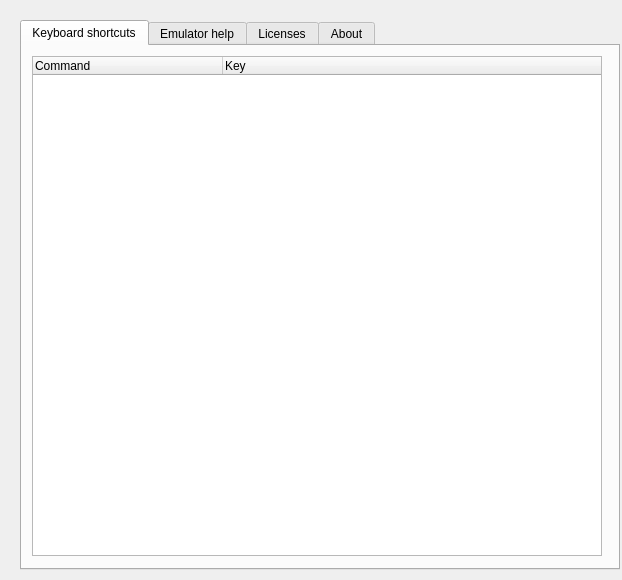
<?xml version="1.0" encoding="UTF-8"?>
<ui version="4.0">
 <class>HelpPage</class>
 <widget class="QWidget" name="HelpPage">
  <property name="geometry">
   <rect>
    <x>0</x>
    <y>0</y>
    <width>622</width>
    <height>580</height>
   </rect>
  </property>
  <property name="windowTitle">
   <string>Form</string>
  </property>
  <widget class="QTabWidget" name="help_tabs">
   <property name="geometry">
    <rect>
     <x>20</x>
     <y>20</y>
     <width>600</width>
     <height>550</height>
    </rect>
   </property>
   <property name="cursor">
    <cursorShape>ArrowCursor</cursorShape>
   </property>
   <property name="currentIndex">
    <number>0</number>
   </property>
   <widget class="QWidget" name="tab_3">
    <attribute name="title">
     <string>Keyboard shortcuts</string>
    </attribute>
    <widget class="QTableWidget" name="shortcutsTableWidget">
     <property name="geometry">
      <rect>
       <x>10</x>
       <y>10</y>
       <width>570</width>
       <height>500</height>
      </rect>
     </property>
     <property name="focusPolicy">
      <enum>Qt::NoFocus</enum>
     </property>
     <property name="editTriggers">
      <set>QAbstractItemView::NoEditTriggers</set>
     </property>
     <property name="selectionMode">
      <enum>QAbstractItemView::NoSelection</enum>
     </property>
     <property name="selectionBehavior">
      <enum>QAbstractItemView::SelectRows</enum>
     </property>
     <property name="showGrid">
      <bool>false</bool>
     </property>
     <property name="cornerButtonEnabled">
      <bool>false</bool>
     </property>
     <attribute name="horizontalHeaderDefaultSectionSize">
      <number>190</number>
     </attribute>
     <attribute name="horizontalHeaderStretchLastSection">
      <bool>true</bool>
     </attribute>
     <attribute name="verticalHeaderVisible">
      <bool>false</bool>
     </attribute>
     <attribute name="verticalHeaderDefaultSectionSize">
      <number>48</number>
     </attribute>
     <attribute name="verticalHeaderHighlightSections">
      <bool>false</bool>
     </attribute>
     <column>
      <property name="text">
       <string>Command</string>
      </property>
      <property name="textAlignment">
       <set>AlignLeading|AlignVCenter</set>
      </property>
     </column>
     <column>
      <property name="text">
       <string>Key</string>
      </property>
      <property name="textAlignment">
       <set>AlignLeading|AlignVCenter</set>
      </property>
     </column>
    </widget>
   </widget>
   <widget class="QWidget" name="tab_4">
    <attribute name="title">
     <string>Emulator help</string>
    </attribute>
    <widget class="QPushButton" name="help_docs">
     <property name="geometry">
      <rect>
       <x>4</x>
       <y>10</y>
       <width>145</width>
       <height>36</height>
      </rect>
     </property>
     <property name="font">
      <font>
       <family>Roboto</family>
       <pointsize>10</pointsize>
       <weight>75</weight>
       <bold>true</bold>
      </font>
     </property>
     <property name="cursor">
      <cursorShape>PointingHandCursor</cursorShape>
     </property>
     <property name="styleSheet">
      <string notr="true">Text-align:left; padding:3px;</string>
     </property>
     <property name="text">
      <string>DOCUMENTATION</string>
     </property>
     <property name="flat">
      <bool>true</bool>
     </property>
     <property name="ColorGroup" stdset="0">
      <string>Tool</string>
     </property>
     <property name="report_metrics" stdset="0">
      <bool>false</bool>
     </property>
    </widget>
    <widget class="QPushButton" name="help_fileBug">
     <property name="geometry">
      <rect>
       <x>4</x>
       <y>60</y>
       <width>145</width>
       <height>36</height>
      </rect>
     </property>
     <property name="font">
      <font>
       <family>Roboto</family>
       <pointsize>10</pointsize>
       <weight>75</weight>
       <bold>true</bold>
      </font>
     </property>
     <property name="cursor">
      <cursorShape>PointingHandCursor</cursorShape>
     </property>
     <property name="styleSheet">
      <string notr="true">Text-align:left; padding:3px;</string>
     </property>
     <property name="text">
      <string>FILE A BUG</string>
     </property>
     <property name="flat">
      <bool>true</bool>
     </property>
     <property name="ColorGroup" stdset="0">
      <string>Tool</string>
     </property>
     <property name="report_metrics" stdset="0">
      <bool>false</bool>
     </property>
    </widget>
    <widget class="QPushButton" name="help_sendFeedback">
     <property name="geometry">
      <rect>
       <x>4</x>
       <y>110</y>
       <width>145</width>
       <height>36</height>
      </rect>
     </property>
     <property name="font">
      <font>
       <family>Roboto</family>
       <pointsize>10</pointsize>
       <weight>75</weight>
       <bold>true</bold>
      </font>
     </property>
     <property name="cursor">
      <cursorShape>PointingHandCursor</cursorShape>
     </property>
     <property name="styleSheet">
      <string notr="true">Text-align:left; padding:3px;</string>
     </property>
     <property name="text">
      <string>SEND FEEDBACK</string>
     </property>
     <property name="flat">
      <bool>true</bool>
     </property>
     <property name="ColorGroup" stdset="0">
      <string>Tool</string>
     </property>
     <property name="report_metrics" stdset="0">
      <bool>false</bool>
     </property>
    </widget>
   </widget>
   <widget class="QWidget" name="tab">
    <attribute name="title">
     <string>Licenses</string>
    </attribute>
    <widget class="QPlainTextEdit" name="help_licenseText">
     <property name="geometry">
      <rect>
       <x>10</x>
       <y>10</y>
       <width>570</width>
       <height>500</height>
      </rect>
     </property>
     <property name="font">
      <font>
       <family>Roboto</family>
       <pointsize>10</pointsize>
      </font>
     </property>
     <property name="readOnly">
      <bool>true</bool>
     </property>
    </widget>
   </widget>
   <widget class="QWidget" name="tab_5">
    <attribute name="title">
     <string>About</string>
    </attribute>
    <widget class="QPlainTextEdit" name="help_adbSerialNumberBox">
     <property name="enabled">
      <bool>true</bool>
     </property>
     <property name="geometry">
      <rect>
       <x>10</x>
       <y>28</y>
       <width>275</width>
       <height>31</height>
      </rect>
     </property>
     <property name="sizePolicy">
      <sizepolicy hsizetype="Fixed" vsizetype="Fixed">
       <horstretch>0</horstretch>
       <verstretch>0</verstretch>
      </sizepolicy>
     </property>
     <property name="font">
      <font>
       <family>Roboto</family>
       <pointsize>10</pointsize>
      </font>
     </property>
     <property name="verticalScrollBarPolicy">
      <enum>Qt::ScrollBarAlwaysOff</enum>
     </property>
     <property name="horizontalScrollBarPolicy">
      <enum>Qt::ScrollBarAlwaysOff</enum>
     </property>
     <property name="readOnly">
      <bool>true</bool>
     </property>
     <property name="plainText">
      <string notr="true">emulator-5554</string>
     </property>
    </widget>
    <widget class="QGroupBox" name="androidVersionTitle">
     <property name="geometry">
      <rect>
       <x>324</x>
       <y>10</y>
       <width>181</width>
       <height>21</height>
      </rect>
     </property>
     <property name="font">
      <font>
       <family>Roboto</family>
      </font>
     </property>
     <property name="styleSheet">
      <string notr="true">border: 0px;</string>
     </property>
     <property name="title">
      <string>Android version</string>
     </property>
     <property name="ColorGroup" stdset="0">
      <string>Title</string>
     </property>
    </widget>
    <widget class="QGroupBox" name="adbSerialNumberTitle">
     <property name="geometry">
      <rect>
       <x>10</x>
       <y>10</y>
       <width>181</width>
       <height>21</height>
      </rect>
     </property>
     <property name="font">
      <font>
       <family>Roboto</family>
      </font>
     </property>
     <property name="styleSheet">
      <string notr="true">border: 0px;</string>
     </property>
     <property name="title">
      <string>Emulator ADB serial number</string>
     </property>
     <property name="ColorGroup" stdset="0">
      <string>Title</string>
     </property>
    </widget>
    <widget class="QGroupBox" name="versionTitle">
     <property name="geometry">
      <rect>
       <x>10</x>
       <y>84</y>
       <width>181</width>
       <height>21</height>
      </rect>
     </property>
     <property name="font">
      <font>
       <family>Roboto</family>
      </font>
     </property>
     <property name="styleSheet">
      <string notr="true">border: 0px;</string>
     </property>
     <property name="title">
      <string>Emulator version</string>
     </property>
     <property name="ColorGroup" stdset="0">
      <string>Title</string>
     </property>
    </widget>
    <widget class="QPlainTextEdit" name="help_versionBox">
     <property name="enabled">
      <bool>true</bool>
     </property>
     <property name="geometry">
      <rect>
       <x>10</x>
       <y>102</y>
       <width>275</width>
       <height>31</height>
      </rect>
     </property>
     <property name="sizePolicy">
      <sizepolicy hsizetype="Fixed" vsizetype="Fixed">
       <horstretch>0</horstretch>
       <verstretch>0</verstretch>
      </sizepolicy>
     </property>
     <property name="font">
      <font>
       <family>Roboto</family>
       <pointsize>10</pointsize>
      </font>
     </property>
     <property name="accessibleName">
      <string notr="true"/>
     </property>
     <property name="verticalScrollBarPolicy">
      <enum>Qt::ScrollBarAlwaysOff</enum>
     </property>
     <property name="horizontalScrollBarPolicy">
      <enum>Qt::ScrollBarAlwaysOff</enum>
     </property>
     <property name="undoRedoEnabled">
      <bool>false</bool>
     </property>
     <property name="readOnly">
      <bool>true</bool>
     </property>
     <property name="plainText">
      <string>1.4</string>
     </property>
    </widget>
    <widget class="QPlainTextEdit" name="help_androidVersionBox">
     <property name="enabled">
      <bool>true</bool>
     </property>
     <property name="geometry">
      <rect>
       <x>324</x>
       <y>28</y>
       <width>265</width>
       <height>31</height>
      </rect>
     </property>
     <property name="sizePolicy">
      <sizepolicy hsizetype="Fixed" vsizetype="Fixed">
       <horstretch>0</horstretch>
       <verstretch>0</verstretch>
      </sizepolicy>
     </property>
     <property name="font">
      <font>
       <family>Roboto</family>
       <pointsize>10</pointsize>
      </font>
     </property>
     <property name="accessibleName">
      <string notr="true"/>
     </property>
     <property name="verticalScrollBarPolicy">
      <enum>Qt::ScrollBarAlwaysOff</enum>
     </property>
     <property name="horizontalScrollBarPolicy">
      <enum>Qt::ScrollBarAlwaysOff</enum>
     </property>
     <property name="undoRedoEnabled">
      <bool>false</bool>
     </property>
     <property name="readOnly">
      <bool>true</bool>
     </property>
     <property name="plainText">
      <string>Unknown API version</string>
     </property>
    </widget>
    <widget class="QPlainTextEdit" name="help_latestVersionBox">
     <property name="enabled">
      <bool>true</bool>
     </property>
     <property name="geometry">
      <rect>
       <x>324</x>
       <y>102</y>
       <width>265</width>
       <height>31</height>
      </rect>
     </property>
     <property name="sizePolicy">
      <sizepolicy hsizetype="Fixed" vsizetype="Fixed">
       <horstretch>0</horstretch>
       <verstretch>0</verstretch>
      </sizepolicy>
     </property>
     <property name="font">
      <font>
       <family>Roboto</family>
       <pointsize>10</pointsize>
      </font>
     </property>
     <property name="accessibleName">
      <string notr="true"/>
     </property>
     <property name="verticalScrollBarPolicy">
      <enum>Qt::ScrollBarAlwaysOff</enum>
     </property>
     <property name="horizontalScrollBarPolicy">
      <enum>Qt::ScrollBarAlwaysOff</enum>
     </property>
     <property name="undoRedoEnabled">
      <bool>false</bool>
     </property>
     <property name="readOnly">
      <bool>true</bool>
     </property>
     <property name="plainText">
      <string>Unavailable</string>
     </property>
    </widget>
    <widget class="QGroupBox" name="availVersionTitle">
     <property name="geometry">
      <rect>
       <x>324</x>
       <y>84</y>
       <width>221</width>
       <height>21</height>
      </rect>
     </property>
     <property name="font">
      <font>
       <family>Roboto</family>
      </font>
     </property>
     <property name="styleSheet">
      <string notr="true">border: 0px;</string>
     </property>
     <property name="title">
      <string>Latest available emulator version</string>
     </property>
     <property name="ColorGroup" stdset="0">
      <string>Title</string>
     </property>
    </widget>
    <zorder>adbSerialNumberTitle</zorder>
    <zorder>availVersionTitle</zorder>
    <zorder>help_adbSerialNumberBox</zorder>
    <zorder>androidVersionTitle</zorder>
    <zorder>versionTitle</zorder>
    <zorder>help_versionBox</zorder>
    <zorder>help_androidVersionBox</zorder>
    <zorder>help_latestVersionBox</zorder>
   </widget>
  </widget>
 </widget>
 <resources/>
 <connections/>
</ui>
